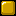

A 2D game scene composited from a Tiled map and its tileset images. What follows is a short description and the map's XML, with every tile layer's data as written:
An orthogonal 1x1 tile map with 16x16 px tiles, 1 tile layer (タイル・レイヤー 1).

<map version="1.2" tiledversion="1.3.5" orientation="orthogonal" renderorder="left-up" width="1" height="1" tilewidth="16" tileheight="16" infinite="0" nextlayerid="2" nextobjectid="1">
 <tileset firstgid="1" name="tileset" tilewidth="16" tileheight="16" tilecount="1204" columns="43">
  <image source="tileset.png" trans="ff00ff" width="688" height="450" />
 </tileset>
 <layer id="1" name="タイル・レイヤー 1" width="1" height="1">
  <data encoding="csv">
316
</data>
 </layer>
</map>
